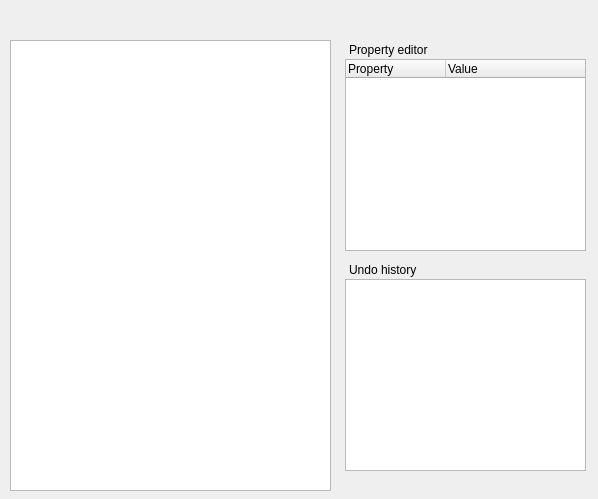
<?xml version="1.0" encoding="UTF-8"?>
<ui version="4.0">
 <class>EditorTab</class>
 <widget class="QMainWindow" name="EditorTab">
  <property name="geometry">
   <rect>
    <x>0</x>
    <y>0</y>
    <width>598</width>
    <height>499</height>
   </rect>
  </property>
  <property name="windowTitle">
   <string>MainWindow</string>
  </property>
  <widget class="QWidget" name="centralwidget">
   <widget class="QDockWidget" name="propertyDockWidget">
    <property name="geometry">
     <rect>
      <x>345</x>
      <y>40</y>
      <width>241</width>
      <height>211</height>
     </rect>
    </property>
    <property name="minimumSize">
     <size>
      <width>171</width>
      <height>93</height>
     </size>
    </property>
    <property name="floating">
     <bool>false</bool>
    </property>
    <property name="features">
     <set>QDockWidget::DockWidgetMovable</set>
    </property>
    <property name="allowedAreas">
     <set>Qt::AllDockWidgetAreas</set>
    </property>
    <property name="windowTitle">
     <string>Property editor</string>
    </property>
    <widget class="QWidget" name="dockWidgetContents_2">
     <layout class="QVBoxLayout" name="verticalLayout_5">
      <property name="spacing">
       <number>0</number>
      </property>
      <property name="leftMargin">
       <number>0</number>
      </property>
      <property name="topMargin">
       <number>0</number>
      </property>
      <property name="rightMargin">
       <number>0</number>
      </property>
      <property name="bottomMargin">
       <number>0</number>
      </property>
      <item>
       <widget class="QTreeWidget" name="treeWidget">
        <column>
         <property name="text">
          <string>Property</string>
         </property>
        </column>
        <column>
         <property name="text">
          <string>Value</string>
         </property>
        </column>
       </widget>
      </item>
     </layout>
    </widget>
   </widget>
   <widget class="QDockWidget" name="undoHistoryDockWidget">
    <property name="geometry">
     <rect>
      <x>345</x>
      <y>260</y>
      <width>241</width>
      <height>211</height>
     </rect>
    </property>
    <property name="floating">
     <bool>false</bool>
    </property>
    <property name="features">
     <set>QDockWidget::DockWidgetMovable</set>
    </property>
    <property name="allowedAreas">
     <set>Qt::AllDockWidgetAreas</set>
    </property>
    <property name="windowTitle">
     <string>Undo history</string>
    </property>
    <widget class="QWidget" name="dockWidgetContents">
     <layout class="QVBoxLayout" name="verticalLayout_4">
      <property name="spacing">
       <number>0</number>
      </property>
      <property name="leftMargin">
       <number>0</number>
      </property>
      <property name="topMargin">
       <number>0</number>
      </property>
      <property name="rightMargin">
       <number>0</number>
      </property>
      <property name="bottomMargin">
       <number>0</number>
      </property>
      <item>
       <widget class="QUndoView" name="undoView"/>
      </item>
     </layout>
    </widget>
   </widget>
   <widget class="QGraphicsView" name="graphicsView">
    <property name="geometry">
     <rect>
      <x>10</x>
      <y>40</y>
      <width>321</width>
      <height>451</height>
     </rect>
    </property>
    <property name="dragMode">
     <enum>QGraphicsView::RubberBandDrag</enum>
    </property>
   </widget>
  </widget>
 </widget>
 <resources/>
 <connections/>
</ui>
